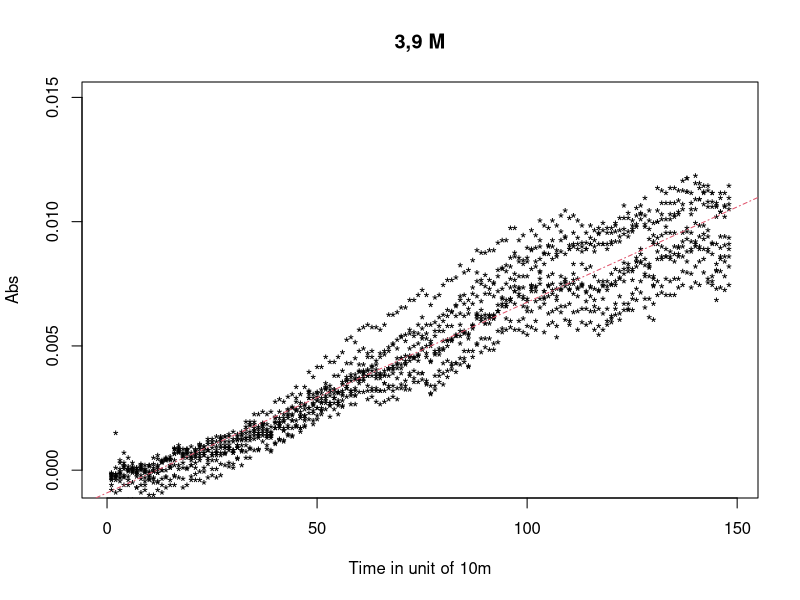

Here is the R script that generated this plot:
setwd('/Users/ZoubouzoumBouzey/Documents/Bacteruino/bio/2nd/bigassplot2/')

table = read.table("alllm239.csv", header = TRUE)

summary(table)

table[,c('pas','X39')]

#par(mfrow=c(2,1))   #HAVE TO BE ACTIVETED in order to plot every graph differently. 

plot(table[,'pas'], table[,'X39'],main = "3,9 M", pch='*', col=1, xlim = c(0, 149), ylab = 'Abs', xlab = 'Time in unit of 10m' ,ylim = c(-0.0005 , 0.015))
blancall = lm(X39~pas, table)
summary(lm(X39~pas, table))
abline(blancall, lty=4,col = 2)